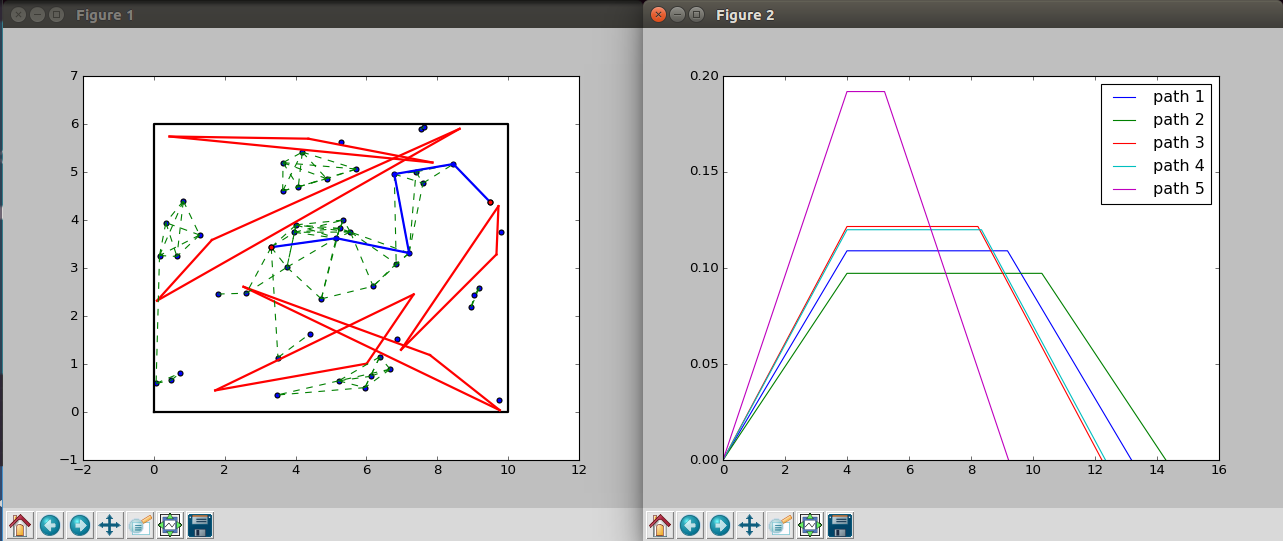

Reproduce this figure in Python.
'''
Bug:
1) Sometimes path will cross obstacle region if argument 'd' in check_edge_collision is not large enough e.g. line 71
Next:
1) Optimise code running time
2) Accept terminal parameter for division within edge collision checking, radius size for edge creation, no of random plots to make, start and end coordinates
3) Add comments
'''

import numpy as np
import matplotlib.pyplot as pl
import sys
sys.path.append('../../')
import env_2D
import graph
import math

q_rand = []		#list to contain random coordinates
graphdict = {}		#graph dictionary

#generate random coordinates and append to q_rand list
def generate_rand(n):
  while len(q_rand)<(n):
    x_rand = np.random.rand()*env.size_x
    y_rand = np.random.rand()*env.size_y
    if [x_rand,y_rand] not in q_rand:
      if not env.check_collision(x_rand, y_rand):
        q_rand.append([x_rand,y_rand])
        pl.scatter(x_rand,y_rand)

#check if q_rand coordinate is within radius r of current coordinate
def check_radius(x1,y1,x2,y2,r):
  if math.sqrt(math.fabs(x2-x1))+math.sqrt(math.fabs(y2-y1))<math.sqrt(r):
    return True
  return False

#check if the proposed edges pass through collision
def check_edge_collision(x1,y1,x2,y2,d):
  if x1<x2:
    s1=1;r1=0;
  else: s1=-1;r1=1
  if y1<y2:
    s2=1
  else: s2=-1
  dx=(s1*(x2-x1))/d; dy=(s2*(y2-y1))/d
  x=((1-r1)*x1)+((r1)*x2)
  y=((1-r1)*y1)+((r1)*y2)
  if r1==0:
    if s2==1: sign=1
    else: sign=-1
  else:
    if s2==1: sign=-1
    else: sign=1
  for i in range(d-1):
   x+=dx; y+=sign*dy
   if env.check_collision(x,y):
     return True
   else:
     continue
  return False

#build graph_dict representing graph of x,y coordinates
def list_2_graph(q_rand,g):
  for i in range(len(q_rand)): 
    #print "i: ",i
    g.add_vertex(repr(i+1))
    for j in range(len(q_rand)):
     #print "j: ",j
     if i==j:
       continue 
     if check_radius(q_rand[i][0],q_rand[i][1],q_rand[j][0],q_rand[j][1],4) and not check_edge_collision(q_rand[i][0],q_rand[i][1],q_rand[j][0],q_rand[j][1],20):
       #print "j+1: ",str(j+1)
       #print "i+1: ",i+1,g.graph_dict[repr(i+1)]
       #print "full_graph: ",g.graph_dict
       if not str(j+1) in g.graph_dict[repr(i+1)]:
         #print "adding"
         #g.add_edge({repr(i+1),repr(j+1)})
         g.add_edge(repr(i+1),repr(j+1))
         #print i+1,g.graph_dict[repr(i+1)]
         #print "full_graph2: ",g.graph_dict
         #print " "
         #print(g.edges())

#visualize edges
def draw_edges(q_rand,g):
  for i in range(len(g.edges())):
    a = g.edges()[i]
    pl.plot([q_rand[int(list(a)[0])-1][0],q_rand[int(list(a)[1])-1][0]],[q_rand[int(list(a)[0])-1][1],q_rand[int(list(a)[1])-1][1]],'g--')

#finding path
def find_path(x1,y1,x2,y2,q_rand,g):
  if (env.check_collision(x1,y1) or env.check_collision(x2,y2)):
    print "Coordinates in obstacle region"
    return False
  else:
    s=0;e=0;r_start=env.size_x+env.size_y;r_end=env.size_x+env.size_y
    for i in range(len(q_rand)):
      x=q_rand[i][0]; y=q_rand[i][1]
      r_s = (math.sqrt(math.fabs(x-x1)))+(math.sqrt(math.fabs(y-y1)))
      r_e = (math.sqrt(math.fabs(x-x2)))+(math.sqrt(math.fabs(y-y2)))
      if r_s<r_start:
        r_start=r_s
        s=i
      if r_e<r_end:
        r_end=r_e
        e=i
    #print "s+1: ",s+1
    #print "e+1: ",e+1
    pl.scatter(q_rand[s][0],q_rand[s][1],c='red',zorder=5)
    pl.scatter(q_rand[e][0],q_rand[e][1],c='red',zorder=10)

    return g.find_path(g.graph_dict,str(s+1),str(e+1))
    
    for i in range(len(roadmap)-1):
      pl.plot([q_rand[int(roadmap[i])-1][0],q_rand[int(roadmap[i+1])-1][0]],[q_rand[int(roadmap[i])-1][1],q_rand[int(roadmap[i+1])-1][1]],'.b-',linewidth=2.0)

'''
  tp format:
  |  ds_max  |  d2s_max  |  ts  |  t0  |  t1  |
  ---------------------------------------------
  |          |           |      |      |      |
  ---------------------------------------------
  
  every line contains information for time parameterization of each line segment
  '''

def time_parameterize(tp,path,v1_max,v2_max,a1_max,a2_max):
  for i in range(len(path)-1):
    x1 = q_rand[int(path[i])-1][0]; y1 = q_rand[int(path[i])-1][1]
    x2 = q_rand[int(path[i+1])-1][0]; y2 = q_rand[int(path[i+1])-1][1]
    ds1_max=v1_max/abs(x2-x1); ds2_max=v2_max/abs(y2-y1)
    ds_max = min(ds1_max,ds2_max)
    d2s1_max=a1_max/abs(x2-x1); d2s2_max=a2_max/abs(y2-y1)
    d2s_max = min(d2s1_max,d2s2_max)

    if ds_max>=math.sqrt(d2s_max):
      ts=1/math.sqrt(d2s_max)
      tp[i,:]+=[ds_max,d2s_max,ts,0,0]
    else:
      t0=ds_max/d2s_max
      t1=(1/ds_max)-(ds_max/d2s_max)
      tp[i,:]+=[ds_max,d2s_max,0,t0,t1]

if __name__ == "__main__":

  #pl.ion()
  np.random.seed(4)
  env = env_2D.Environment(10,6,5)
  g = graph.Graph(graphdict)
  pl.clf()
  env.plot()

  generate_rand(50)
  list_2_graph(q_rand,g)
  draw_edges(q_rand,g)
  
  #print "full graph: "
  #print(g.graph_dict)

  #finding shortest path
  x_start=3.311; y_start=3.432
  x_end=9.516; y_end=4.395
  path = find_path(x_start,y_start,x_end,y_end,q_rand,g)
  print "Path :"
  print path
  print " "

  for i in range(len(path)-1):
      pl.plot([q_rand[int(path[i])-1][0],q_rand[int(path[i+1])-1][0]],[q_rand[int(path[i])-1][1],q_rand[int(path[i+1])-1][1]],'.b-',linewidth=2.0)

  tp = np.zeros((len(path)-1,5))
  v1_max = 0.2; v2_max = 0.2
  a1_max = 0.05; a2_max = 0.05
  time_parameterize(tp,path,v1_max,v2_max,a1_max,a2_max)
  print "Time Parameterization table"
  print "|   ds_max   |   d2s_max  |    ts     |    t0     |    t1     |"
  print tp

  tp_fig = pl.figure()
  for i in range(len(path)-1):
    ax1 = tp_fig.add_subplot(111)
    if tp[i][2]>0:
      y = [0, tp[i][0], 0]
      x = [0, tp[i][2], 2*tp[i][2]]
    else:
      y = [0, tp[i][0], tp[i][0], 0]
      x = [0,tp[i][3],tp[i][3]+tp[i][4],2*tp[i][3]+tp[i][4]]
    ax1.plot(x,y,label='path '+str(i+1))
    ax1.legend()
  
  #pl.plot([1,3],[1,3],'.g-')
  #q = env.random_query()

  #if q is not None:
  #  x_start, y_start, x_goal, y_goal = q
  #  env.plot_query(x_start, y_start, x_goal, y_goal)

  pl.show(block=True)
  pl.pause(0.0001)
